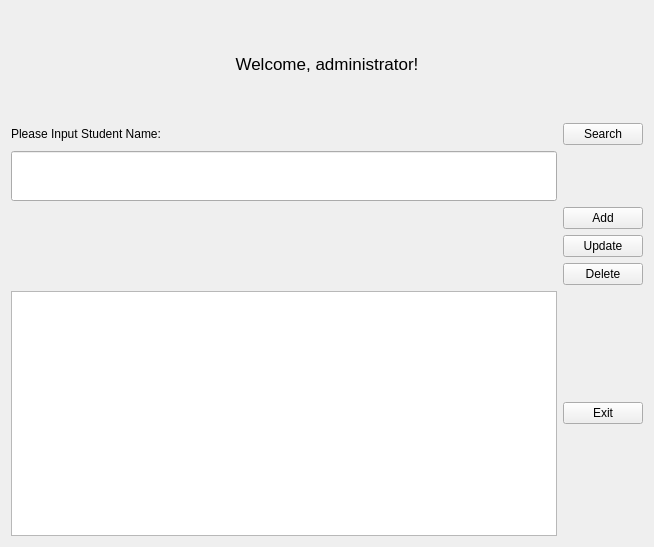
<?xml version="1.0" encoding="UTF-8"?>
<ui version="4.0">
 <class>Admin</class>
 <widget class="QWidget" name="Admin">
  <property name="geometry">
   <rect>
    <x>0</x>
    <y>0</y>
    <width>654</width>
    <height>547</height>
   </rect>
  </property>
  <property name="windowTitle">
   <string>Form</string>
  </property>
  <layout class="QGridLayout" name="gridLayout">
   <item row="1" column="0">
    <widget class="QLabel" name="label_2">
     <property name="text">
      <string>Please Input Student Name:</string>
     </property>
    </widget>
   </item>
   <item row="0" column="0" colspan="2">
    <widget class="QLabel" name="label">
     <property name="font">
      <font>
       <pointsize>13</pointsize>
      </font>
     </property>
     <property name="text">
      <string>Welcome, administrator!</string>
     </property>
     <property name="alignment">
      <set>Qt::AlignCenter</set>
     </property>
    </widget>
   </item>
   <item row="7" column="0" rowspan="3">
    <widget class="QTextBrowser" name="FindStudentShow"/>
   </item>
   <item row="2" column="0">
    <widget class="QLineEdit" name="lineEdit">
     <property name="minimumSize">
      <size>
       <width>0</width>
       <height>50</height>
      </size>
     </property>
    </widget>
   </item>
   <item row="3" column="1">
    <widget class="QPushButton" name="AddStudentButton">
     <property name="text">
      <string>Add</string>
     </property>
    </widget>
   </item>
   <item row="1" column="1">
    <widget class="QPushButton" name="SearchStudentButton">
     <property name="text">
      <string>Search</string>
     </property>
    </widget>
   </item>
   <item row="5" column="1">
    <widget class="QPushButton" name="DeleteStudentButton">
     <property name="text">
      <string>Delete</string>
     </property>
    </widget>
   </item>
   <item row="4" column="1">
    <widget class="QPushButton" name="UpdateStudentButton">
     <property name="text">
      <string>Update</string>
     </property>
    </widget>
   </item>
   <item row="8" column="1">
    <widget class="QPushButton" name="ExitButton">
     <property name="text">
      <string>Exit</string>
     </property>
    </widget>
   </item>
  </layout>
 </widget>
 <resources/>
 <connections/>
</ui>
